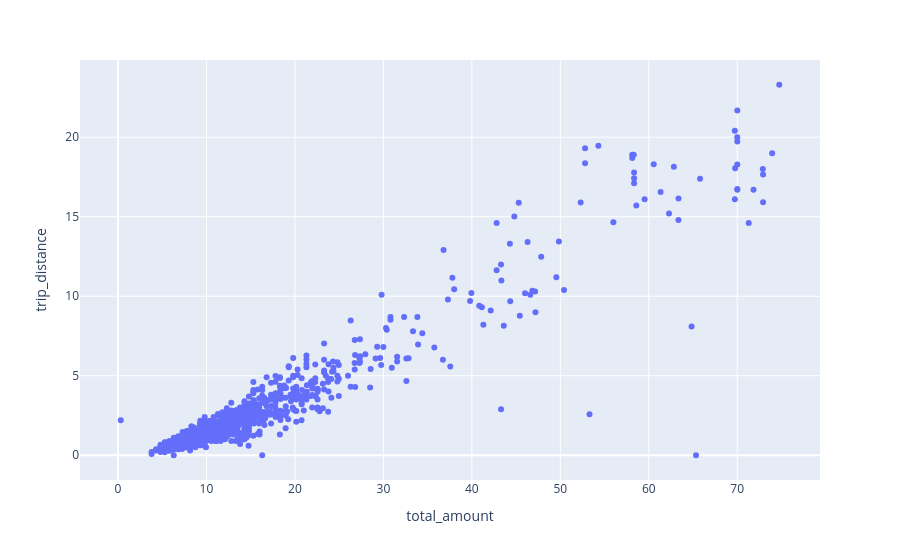

The code cell stored with this chart in its notebook:
### Code cell
df_taxi_all.plot.scatter(x="total_amount", y="trip_distance")

### Figure 1 — Plotly figure (JSON) as saved in the notebook; plotly's stock layout.template omitted (floating-point values rounded to 4 significant figures; data arrays with more than 128 entries replaced by an {"elided": "..."} marker saying what was removed)
{"data": [{"hovertemplate": "total_amount=%{x}<br>trip_distance=%{y}<extra></extra>", "legendgroup": "", "marker": {"color": "#636efa", "symbol": "circle"}, "mode": "markers", "name": "", "orientation": "v", "showlegend": false, "type": "scatter", "x": {"elided": "1000 float values"}, "xaxis": "x", "y": {"elided": "1000 float values"}, "yaxis": "y"}], "layout": {"legend": {"tracegroupgap": 0}, "margin": {"t": 60}, "xaxis": {"anchor": "y", "domain": [0, 1], "title": {"text": "total_amount"}}, "yaxis": {"anchor": "x", "domain": [0, 1], "title": {"text": "trip_distance"}}}}
